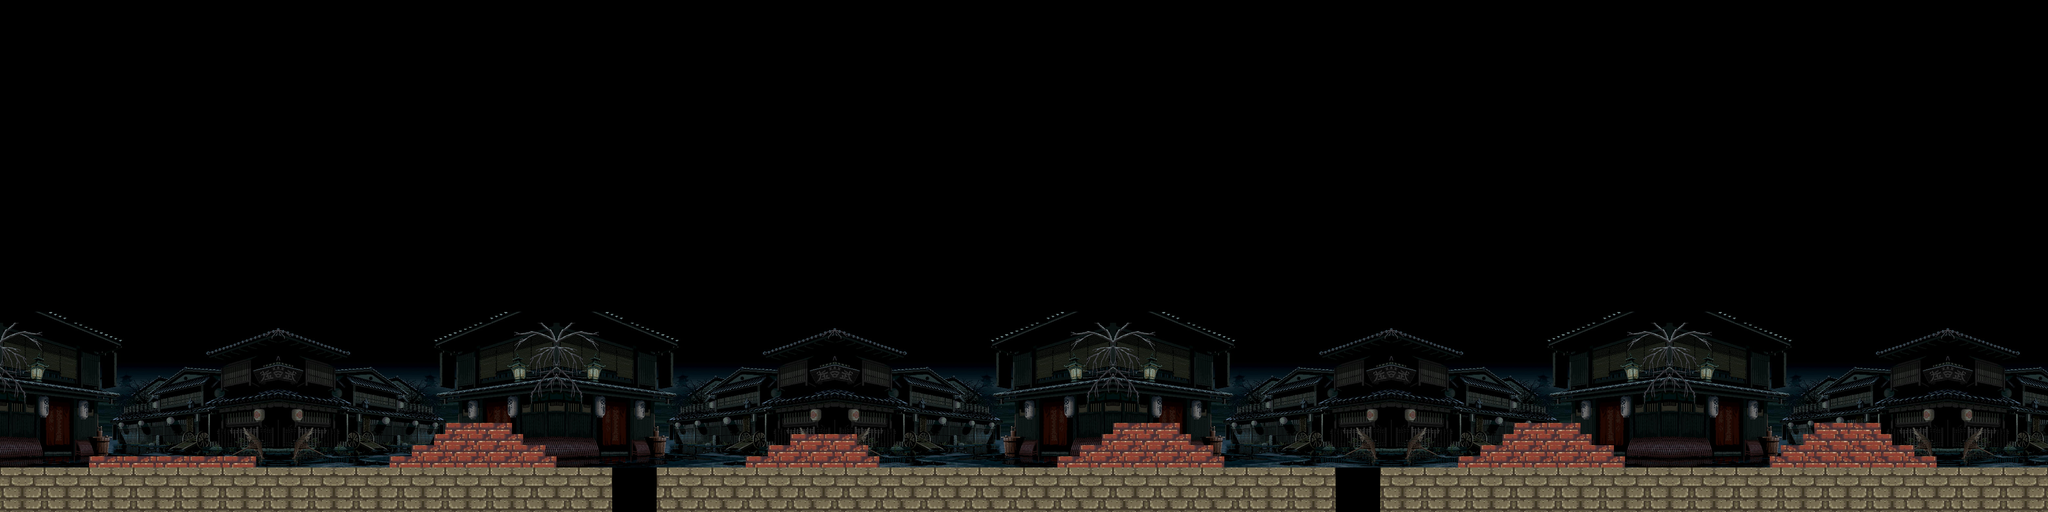

Below is a game level as drawn by its tile map, then a one-line description and the .tmx that defines it (tile-layer data replaced by summaries):
An orthogonal 184x46 tile map with 34x34 px tiles, 3 tile layers (fondo, suelo, plataforma), 2 tilesets and 33 objects.

<map version="1.10" tiledversion="1.10.2" orientation="orthogonal" renderorder="right-down" width="184" height="46" tilewidth="34" tileheight="34" infinite="0" nextlayerid="9" nextobjectid="50">
 <tileset firstgid="1" source="fondo_villa.tsx" />
 <tileset firstgid="351" source="piedra.tsx" />
 <layer id="1" name="fondo" width="184" height="46">
  <data>[8464 cells, 2784 non-empty, 350 distinct tile ids]</data>
 </layer>
 <layer id="2" name="suelo" width="184" height="46">
  <data>[8464 cells, 704 non-empty, 6 distinct tile ids]</data>
 </layer>
 <layer id="3" name="plataforma" width="184" height="46">
  <data>[8464 cells, 206 non-empty, 3 distinct tile ids]</data>
 </layer>
 <objectgroup id="4" name="piedra">
  <object id="1" x="-1" y="1426" width="1873" height="140" />
  <object id="2" x="2003" y="1428" width="2073" height="134" />
  <object id="4" x="4214" y="1426" width="2044" height="142" />
  <object id="5" x="-558" y="1734" />
 </objectgroup>
 <objectgroup id="5" name="ladrillo" visible="0">
  <object id="9" x="272" y="1393.33" width="510" height="32" />
  <object id="13" x="3399.33" y="1292.67">
   <polygon points="0,0 0,34 -32.6667,34 -32,66.6667 -99.3333,68 -100,100.667 -168.667,100 -168.667,134 341.333,134.667 340,101.333 306.667,100 306.667,68 238.667,69.3333 238,34 204,32.6667 203.333,0" />
  </object>
  <object id="14" x="4622.67" y="1292">
   <polygon points="0,0 0.666667,35.3333 -33.3333,34.6667 -32.6667,67.3333 -99.3333,67.3333 -100,101.333 -170.667,102 -168.667,136 342,136 341.333,102 308,103.333 308,67.3333 239.333,66.6667 240,34.6667 206.667,33.3333 205.333,0.666667" />
  </object>
  <object id="15" x="5540" y="1292.67">
   <polygon points="0,0 0.666667,33.3333 -32.6667,33.3333 -32.6667,68.6667 -98.6667,68.6667 -100,103.333 -134,102.667 -134.667,135.333 377.333,136 375.333,102.667 308,102 308,67.3333 238,67.3333 238.667,34 204.667,34.6667 204,0" />
  </object>
  <object id="16" x="1360" y="1289.33">
   <polygon points="0,0 -0.666667,36 -32.6667,36.6667 -34,71.3333 -102,70.6667 -102.667,103.333 -169.333,104 -169.333,135.333 339.333,138.667 339.333,104.667 306,104.667 305.333,71.3333 236,70 238,38.6667 202.667,38 204,2.66667" />
  </object>
  <object id="17" x="2412.67" y="1328">
   <polygon points="0,0 -0.666667,32 -64.6667,32.6667 -65.3333,66.6667 -134,67.3333 -135.333,99.3333 271.333,99.3333 272,66.6667 240,64.6667 239.333,32.6667 206,32.6667 205.333,0" />
  </object>
 </objectgroup>
 <objectgroup id="6" name="vacio">
  <object id="18" x="4084" y="1460" width="128.667" height="101.333" />
  <object id="19" x="1878.33" y="1461.67" width="118.667" height="99" />
 </objectgroup>
 <objectgroup id="8" name="plat">
  <object id="27" x="1190" y="1394" width="509" height="31" />
  <object id="28" x="1260" y="1360" width="405" height="32" />
  <object id="29" x="1327" y="1325" width="270" height="37" />
  <object id="30" x="1360" y="1292" width="204" height="34" />
  <object id="31" x="1710" y="1651" />
  <object id="32" x="274" y="1392" width="508" height="34" />
  <object id="33" x="2279.33" y="1394" width="406.667" height="36.6667" />
  <object id="34" x="2346" y="1358.67" width="304.667" height="36" />
  <object id="35" x="2412.67" y="1326" width="204.667" height="32" />
  <object id="36" x="3230" y="1394.67" width="509.333" height="34.6667" />
  <object id="37" x="3298.67" y="1359.33" width="407.333" height="36" />
  <object id="38" x="3364.67" y="1325.33" width="273.333" height="32" />
  <object id="39" x="3400.67" y="1292.67" width="203.333" height="30.6667" />
  <object id="40" x="4453.33" y="1395.33" width="509.333" height="34" />
  <object id="41" x="4522.67" y="1360" width="407.333" height="35.3333" />
  <object id="42" x="4590.67" y="1326" width="272" height="31.3333" />
  <object id="43" x="4624.67" y="1292" width="202.667" height="32" />
  <object id="45" x="5406" y="1392.67" width="510" height="38.6667" />
  <object id="46" x="5440.67" y="1360" width="408" height="34" />
  <object id="47" x="5508" y="1325.33" width="271.333" height="35.3333" />
  <object id="48" x="5542.67" y="1292" width="202.667" height="34" />
 </objectgroup>
</map>